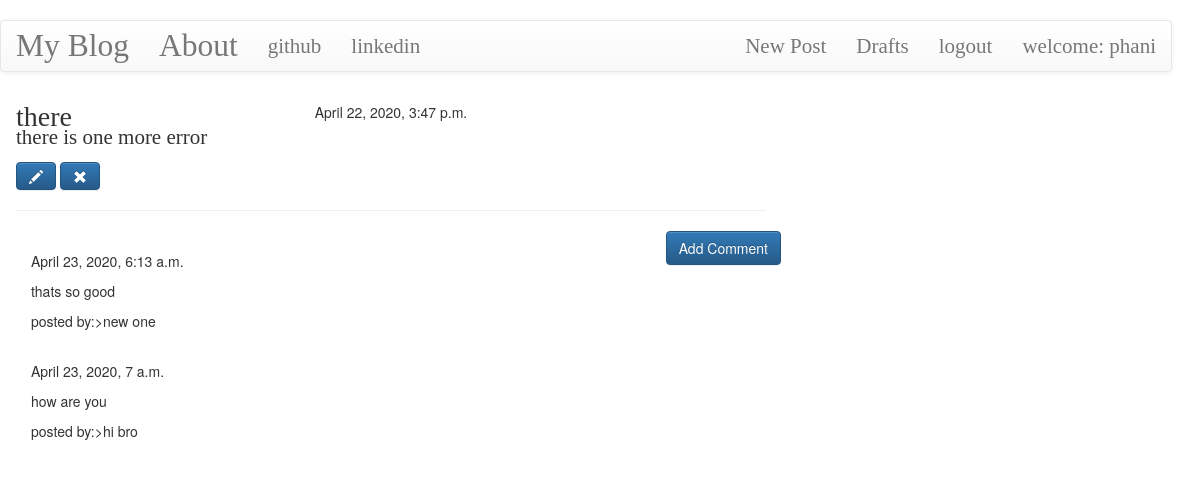
The app's page /post/12 (signed in) with its own data.
### blog/models.py (models this page shows, shortened)
class Post(models.Model):
    author = models.ForeignKey('auth.User',on_delete=models.CASCADE)
    title = models.CharField(max_length=200)
    text = models.TextField()
    create_date = models.DateTimeField(default=timezone.now)
    published_date = models.DateTimeField(blank=True,null=True)

class Comment(models.Model):
    post = models.ForeignKey('blog.Post',related_name='comments',on_delete=models.CASCADE)
    author = models.CharField(max_length=200)
    text = models.TextField()
    created_date = models.DateTimeField(default=timezone.now)
    approved_comment = models.BooleanField(default=False)

### blog/views.py (the view)
# urls.py: url(r'^post/(?P<pk>\d+)$',views.PostDetailView.as_view(),name='post_detail'),
class PostDetailView(DetailView):
    model = Post

### blog/templates/blog/post_detail.html (shortened to what this page needs)
﻿{% extends "blog/base.html" %}
{% block content %}
<h1 class="posttitle loader">{{ post.title }}</h1><br/>
{% if post.published_date %}
<div class="date postdate">
    {{ post.published_date }}
</div>
{% else %}
<a class="btn btn-default" href="{% url 'post_publish' pk=post.pk %}">publish</a>
{% endif %}
<p class="postcontent">{{ post.text|safe|linebreaksbr}}</p>
{% if user.is_authenticated %}
<a class="btn btn-primary" href="{% url 'post_edit' pk=post.pk %}">
    <apan class="glyphicon glyphicon-pencil"></apan>
</a>
<a class="btn btn-primary" href="{% url 'post_remove' pk=post.pk %}">
    <apan class="glyphicon glyphicon-remove"></apan>
</a>
{% endif %}
<hr>
<a class="btn btn-primary btn-comment" href="{% url 'add_comment_to_post' pk=post.pk  %}">Add Comment</a>
<div class="container">
    {% for comment in post.comments.all %}
    <br>
    {% if user.is_authenticated or comment.approved_comment %}
    {{ comment.created_date }}
    <p>{{ comment.text|safe|linebreaks}}</p>
    <p>posted by:>{{comment.author}}</p>
    {% endif %}
    {% empty %}
    <p>No Comments!</p>
    {% endfor %}
</div>
{% endblock %}

### blog/templates/blog/base.html (shortened to what this page needs)
﻿<!DOCTYPE html>
{% load static %}
<html lang="en" xmlns="http://www.w3.org/1999/xhtml">
<head>
    <link rel="stylesheet" href="https://maxcdn.bootstrapcdn.com/bootstrap/3.3.7/css/bootstrap.min.css">
<link rel="stylesheet" href="https://maxcdn.bootstrapcdn.com/bootstrap/3.3.7/css/bootstrap-theme.min.css">
<link rel="stylesheet" href="{% static 'css/MediumEditor.css' %}" />
<link rel="stylesheet" href="//cdn.jsdelivr.net/npm/medium-editor@latest/dist/css/medium-editor.min.css" type="text/css" media="screen" charset="utf-8">
    <link rel="stylesheet" href="{% static 'css/blog.css' %}"/>
</head>
<body class="loader">
    <nav class="navbar navbar-default techfont custom-navbar">
     <div class="container">
         <ul class=" nav navbar-nav ">
             <li><a class="navbar-brand bigbrand" href="{% url 'post_list'%}">My Blog</a></li>
            <li><a class="navbar-link bigbrand" href="{% url 'about' %}">About</a></li>
            <li><a  href="https://www.github.com">github</a></li>
             <li><a  href="https://www.linkedin.com">linkedin</a></li>
         </ul>
         <ul class="nav navbar-nav navbar-right">
             {% if user.is_authenticated %}
             <li>
                 <a href="{% url 'post_new' %}">New Post</a>
             </li>
             <li>
                 <a href="{% url 'post_draft_list' %}">Drafts</a>
             </li>
             <li>
                 <a href="{% url 'logout' %}">logout</a>
             </li>
             <li>
                 <a>welcome: {{ user.username }}</a>
             </li>
             {% else %}
             <li><a class="nav navbar-right" href="{% url 'login' %}"><span class="glyphicon glyphicon-user"></span></a></li>
             {% endif %}
         </ul>
      </div>
        </nav>
    <div class="content container">
        <div class="row">
            <div class="col-md-8">
                <div class="blog_posts">
                    {% block content %}
                    {% endblock %}
                </div>
            </div>
        </div>
    </div>
</body>
</html>

### blog/static/css/blog.css (style rules this page uses)
.techfont { font-family: 'Playfair Display', serif; font-size: 1.5em; margin-bottom:10px; }
.bigbrand { font-size:1.5em; }
.postdate { text-align:center; }
.posttitle { font-family: 'Playfair Display', serif; font-size: 2em; text-align:center; }
.postcontent { font-family:'Montserrat'; font-size:1.5em; }
.btn-comment { position:absolute; right:0px; }
.loader { position: fixed; filter: hue-rotate(0deg); color: linear-gradient(#ffae42,#C6FFDD,#00ff88,#0088FF); animation: hue 10000ms infinite linear; }

### records on screen
Post: title "there", published_date "April 22, 2020, 3:47 p.m.", text "there is one more error"
Comment: created_date "April 23, 2020, 6:13 a.m.", text "thats so good", author "new one"
Comment: created_date "April 23, 2020, 7 a.m.", text "how are you", author "hi bro"

### other values on screen
{{ user.username }} "phani"
